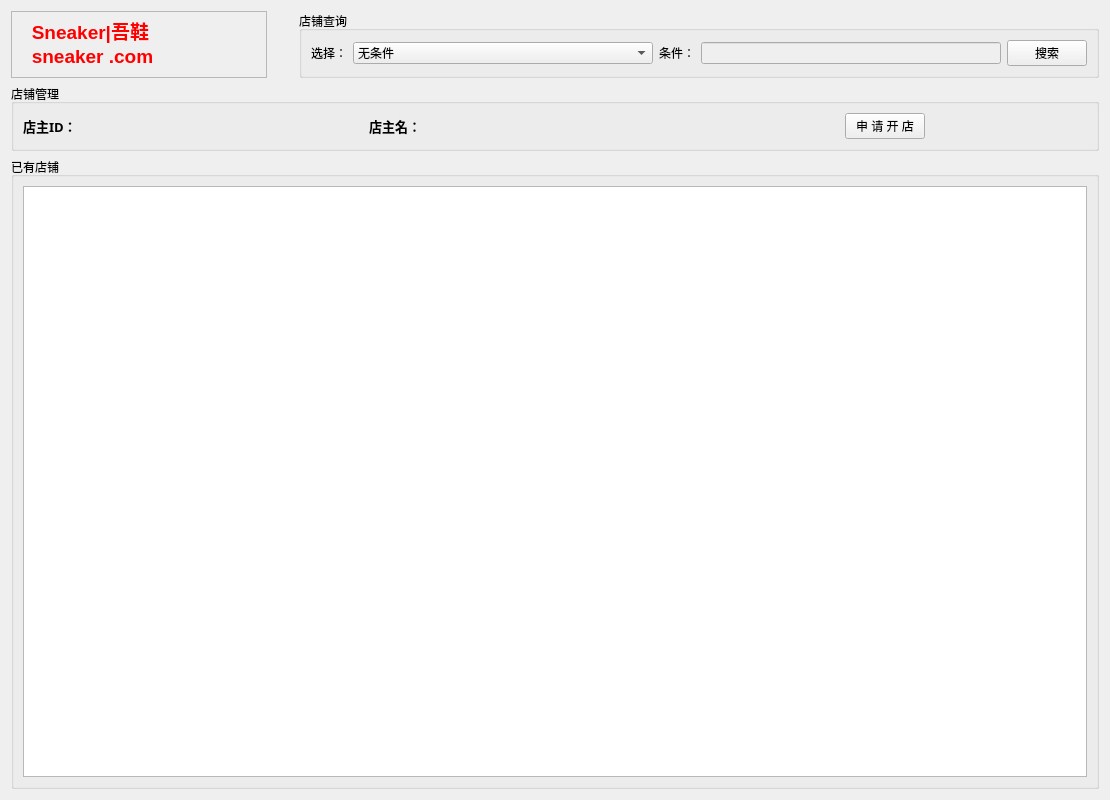
<?xml version="1.0" encoding="UTF-8"?>
<ui version="4.0">
 <class>TraderStoreForm</class>
 <widget class="QWidget" name="TraderStoreForm">
  <property name="geometry">
   <rect>
    <x>0</x>
    <y>0</y>
    <width>1110</width>
    <height>800</height>
   </rect>
  </property>
  <property name="windowTitle">
   <string>Form</string>
  </property>
  <property name="styleSheet">
   <string notr="true">QLineEdit{
color: rgb(255, 0, 0);
}
QLineEdit#le_traderid{
background-color:transparent;
border-width:0;border-style:outset
}
QLineEdit#le_tradername{
background-color:transparent;
border-width:0;border-style:outset
}
</string>
  </property>
  <layout class="QGridLayout" name="gridLayout_5">
   <item row="0" column="0">
    <layout class="QGridLayout" name="gridLayout_4">
     <item row="0" column="0">
      <widget class="QTextBrowser" name="textBrowser">
       <property name="enabled">
        <bool>false</bool>
       </property>
       <property name="sizePolicy">
        <sizepolicy hsizetype="Minimum" vsizetype="Ignored">
         <horstretch>0</horstretch>
         <verstretch>69</verstretch>
        </sizepolicy>
       </property>
       <property name="html">
        <string>&lt;!DOCTYPE HTML PUBLIC &quot;-//W3C//DTD HTML 4.0//EN&quot; &quot;http://www.w3.org/TR/REC-html40/strict.dtd&quot;&gt;
&lt;html&gt;&lt;head&gt;&lt;meta name=&quot;qrichtext&quot; content=&quot;1&quot; /&gt;&lt;style type=&quot;text/css&quot;&gt;
p, li { white-space: pre-wrap; }
&lt;/style&gt;&lt;/head&gt;&lt;body style=&quot; font-family:'SimSun'; font-size:9pt; font-weight:400; font-style:normal;&quot;&gt;
&lt;p style=&quot; margin-top:0px; margin-bottom:0px; margin-left:0px; margin-right:0px; -qt-block-indent:0; text-indent:0px;&quot;&gt;&lt;span style=&quot; font-size:14pt; font-weight:600; color:#ff0000;&quot;&gt;   Sneaker|吾鞋&lt;/span&gt;&lt;/p&gt;
&lt;p style=&quot; margin-top:0px; margin-bottom:0px; margin-left:0px; margin-right:0px; -qt-block-indent:0; text-indent:0px;&quot;&gt;&lt;span style=&quot; font-size:14pt; font-weight:600; color:#ff0000;&quot;&gt;   sneaker .com&lt;/span&gt;&lt;/p&gt;&lt;/body&gt;&lt;/html&gt;</string>
       </property>
      </widget>
     </item>
     <item row="0" column="1">
      <spacer name="verticalSpacer">
       <property name="orientation">
        <enum>Qt::Vertical</enum>
       </property>
       <property name="sizeType">
        <enum>QSizePolicy::Minimum</enum>
       </property>
       <property name="sizeHint" stdset="0">
        <size>
         <width>20</width>
         <height>10</height>
        </size>
       </property>
      </spacer>
     </item>
     <item row="0" column="2">
      <widget class="QGroupBox" name="groupBox">
       <property name="enabled">
        <bool>true</bool>
       </property>
       <property name="sizePolicy">
        <sizepolicy hsizetype="Ignored" vsizetype="Maximum">
         <horstretch>0</horstretch>
         <verstretch>0</verstretch>
        </sizepolicy>
       </property>
       <property name="title">
        <string>店铺查询</string>
       </property>
       <layout class="QGridLayout" name="gridLayout_3">
        <item row="0" column="0">
         <layout class="QHBoxLayout" name="horizontalLayout_2">
          <item>
           <widget class="QLabel" name="label">
            <property name="contextMenuPolicy">
             <enum>Qt::NoContextMenu</enum>
            </property>
            <property name="text">
             <string>选择：</string>
            </property>
           </widget>
          </item>
          <item>
           <widget class="QComboBox" name="cb_condition">
            <property name="enabled">
             <bool>true</bool>
            </property>
            <property name="sizePolicy">
             <sizepolicy hsizetype="Expanding" vsizetype="Fixed">
              <horstretch>0</horstretch>
              <verstretch>0</verstretch>
             </sizepolicy>
            </property>
            <item>
             <property name="text">
              <string>无条件</string>
             </property>
            </item>
            <item>
             <property name="text">
              <string>店铺号</string>
             </property>
            </item>
            <item>
             <property name="text">
              <string>店铺名</string>
             </property>
            </item>
           </widget>
          </item>
          <item>
           <widget class="QLabel" name="label_6">
            <property name="text">
             <string>条件：</string>
            </property>
           </widget>
          </item>
          <item>
           <widget class="QLineEdit" name="le_condition">
            <property name="enabled">
             <bool>false</bool>
            </property>
            <property name="clearButtonEnabled">
             <bool>true</bool>
            </property>
           </widget>
          </item>
          <item>
           <widget class="QPushButton" name="pb_search">
            <property name="sizePolicy">
             <sizepolicy hsizetype="Fixed" vsizetype="Fixed">
              <horstretch>0</horstretch>
              <verstretch>0</verstretch>
             </sizepolicy>
            </property>
            <property name="text">
             <string>搜索</string>
            </property>
           </widget>
          </item>
         </layout>
        </item>
       </layout>
      </widget>
     </item>
     <item row="1" column="0" colspan="3">
      <widget class="QGroupBox" name="groupBox_3">
       <property name="title">
        <string>店铺管理</string>
       </property>
       <layout class="QGridLayout" name="gridLayout_2">
        <item row="0" column="0">
         <layout class="QHBoxLayout" name="horizontalLayout">
          <item>
           <widget class="QLabel" name="label_2">
            <property name="font">
             <font>
              <family>Adobe Devanagari</family>
              <pointsize>10</pointsize>
              <weight>75</weight>
              <bold>true</bold>
             </font>
            </property>
            <property name="contextMenuPolicy">
             <enum>Qt::NoContextMenu</enum>
            </property>
            <property name="text">
             <string>店主ID：</string>
            </property>
           </widget>
          </item>
          <item>
           <widget class="QLineEdit" name="le_traderid">
            <property name="enabled">
             <bool>false</bool>
            </property>
            <property name="sizePolicy">
             <sizepolicy hsizetype="Minimum" vsizetype="Fixed">
              <horstretch>0</horstretch>
              <verstretch>0</verstretch>
             </sizepolicy>
            </property>
            <property name="minimumSize">
             <size>
              <width>250</width>
              <height>0</height>
             </size>
            </property>
            <property name="alignment">
             <set>Qt::AlignCenter</set>
            </property>
           </widget>
          </item>
          <item>
           <spacer name="horizontalSpacer">
            <property name="orientation">
             <enum>Qt::Horizontal</enum>
            </property>
            <property name="sizeType">
             <enum>QSizePolicy::Preferred</enum>
            </property>
            <property name="sizeHint" stdset="0">
             <size>
              <width>30</width>
              <height>20</height>
             </size>
            </property>
           </spacer>
          </item>
          <item>
           <widget class="QLabel" name="label_3">
            <property name="sizePolicy">
             <sizepolicy hsizetype="Minimum" vsizetype="Preferred">
              <horstretch>0</horstretch>
              <verstretch>0</verstretch>
             </sizepolicy>
            </property>
            <property name="font">
             <font>
              <family>Adobe Devanagari</family>
              <pointsize>10</pointsize>
              <weight>75</weight>
              <bold>true</bold>
             </font>
            </property>
            <property name="contextMenuPolicy">
             <enum>Qt::NoContextMenu</enum>
            </property>
            <property name="text">
             <string>店主名：</string>
            </property>
           </widget>
          </item>
          <item>
           <widget class="QLineEdit" name="le_tradername">
            <property name="enabled">
             <bool>false</bool>
            </property>
            <property name="sizePolicy">
             <sizepolicy hsizetype="Preferred" vsizetype="Fixed">
              <horstretch>0</horstretch>
              <verstretch>0</verstretch>
             </sizepolicy>
            </property>
            <property name="minimumSize">
             <size>
              <width>250</width>
              <height>0</height>
             </size>
            </property>
            <property name="alignment">
             <set>Qt::AlignCenter</set>
            </property>
           </widget>
          </item>
          <item>
           <spacer name="horizontalSpacer_2">
            <property name="orientation">
             <enum>Qt::Horizontal</enum>
            </property>
            <property name="sizeType">
             <enum>QSizePolicy::MinimumExpanding</enum>
            </property>
            <property name="sizeHint" stdset="0">
             <size>
              <width>40</width>
              <height>20</height>
             </size>
            </property>
           </spacer>
          </item>
          <item>
           <widget class="QPushButton" name="pb_applystore">
            <property name="text">
             <string>申 请 开 店</string>
            </property>
           </widget>
          </item>
          <item>
           <spacer name="horizontalSpacer_3">
            <property name="orientation">
             <enum>Qt::Horizontal</enum>
            </property>
            <property name="sizeType">
             <enum>QSizePolicy::MinimumExpanding</enum>
            </property>
            <property name="sizeHint" stdset="0">
             <size>
              <width>40</width>
              <height>20</height>
             </size>
            </property>
           </spacer>
          </item>
         </layout>
        </item>
       </layout>
      </widget>
     </item>
     <item row="2" column="0" colspan="3">
      <widget class="QGroupBox" name="groupBox_2">
       <property name="title">
        <string>已有店铺</string>
       </property>
       <layout class="QGridLayout" name="gridLayout">
        <item row="0" column="0">
         <widget class="QListWidget" name="listWidget"/>
        </item>
       </layout>
      </widget>
     </item>
    </layout>
   </item>
  </layout>
 </widget>
 <resources/>
 <connections/>
</ui>
